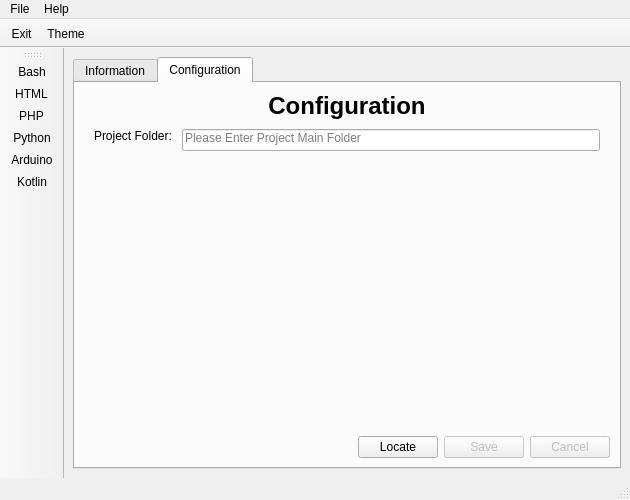
<?xml version="1.0" encoding="UTF-8"?>
<ui version="4.0">
 <class>MainWindow</class>
 <widget class="QMainWindow" name="MainWindow">
  <property name="geometry">
   <rect>
    <x>0</x>
    <y>0</y>
    <width>630</width>
    <height>500</height>
   </rect>
  </property>
  <property name="minimumSize">
   <size>
    <width>630</width>
    <height>500</height>
   </size>
  </property>
  <property name="maximumSize">
   <size>
    <width>16777215</width>
    <height>16777215</height>
   </size>
  </property>
  <property name="windowTitle">
   <string>Projectionist</string>
  </property>
  <property name="windowIcon">
   <iconset resource="splash.qrc">
    <normaloff>:/images/images/icon.png</normaloff>:/images/images/icon.png</iconset>
  </property>
  <property name="animated">
   <bool>false</bool>
  </property>
  <widget class="QWidget" name="centralwidget">
   <layout class="QVBoxLayout" name="verticalLayout_2">
    <item>
     <layout class="QVBoxLayout" name="verticalLayoutMain">
      <property name="leftMargin">
       <number>0</number>
      </property>
      <item>
       <widget class="QTabWidget" name="tabWidget">
        <property name="currentIndex">
         <number>1</number>
        </property>
        <widget class="QWidget" name="tabInfo">
         <attribute name="title">
          <string>Information</string>
         </attribute>
         <layout class="QVBoxLayout" name="verticalLayout">
          <item>
           <layout class="QGridLayout" name="gridLayoutInfoTab">
            <item row="0" column="0">
             <widget class="QLabel" name="labelInfoTitle">
              <property name="sizePolicy">
               <sizepolicy hsizetype="Preferred" vsizetype="Preferred">
                <horstretch>0</horstretch>
                <verstretch>1</verstretch>
               </sizepolicy>
              </property>
              <property name="text">
               <string>&lt;html&gt;&lt;head/&gt;&lt;body&gt;&lt;h1 style=&quot; margin-top:18px; margin-bottom:12px; margin-left:0px; margin-right:0px; -qt-block-indent:0; text-indent:0px;&quot;&gt;&lt;span style=&quot; font-size:xx-large; font-weight:700;&quot;&gt;Projectionist&lt;/span&gt;&lt;/h1&gt;&lt;/body&gt;&lt;/html&gt;</string>
              </property>
              <property name="alignment">
               <set>Qt::AlignCenter</set>
              </property>
             </widget>
            </item>
            <item row="1" column="0">
             <widget class="QLabel" name="labelInfoDetails">
              <property name="sizePolicy">
               <sizepolicy hsizetype="Preferred" vsizetype="Preferred">
                <horstretch>0</horstretch>
                <verstretch>99</verstretch>
               </sizepolicy>
              </property>
              <property name="text">
               <string>&lt;html&gt;&lt;head/&gt;&lt;body&gt;&lt;h3 style=&quot; margin-top:14px; margin-bottom:12px; margin-left:0px; margin-right:0px; -qt-block-indent:0; text-indent:0px;&quot;&gt;&lt;span style=&quot; font-size:large; font-weight:700;&quot;&gt;Welcome to Projectionist.&lt;/span&gt;&lt;/h3&gt;&lt;h4&gt;In order to make use of this excellent application it is first necessary to configure it.&lt;/h4&gt;&lt;h4&gt;It may also be necessary to add applications to the OS $PATH Variable to ensure that they can be found and utilised correctly. This should be fairly easy to do.&lt;/h4&gt;&lt;h4&gt;Once you are ready to commence the configuration, please click on the Configuration Tab and follow the instructions.&lt;/h4&gt;&lt;h4&gt;This application has been set to operate in a minimum size of 640 x 520, but can operate just as well or better in large sizes, imcluding full screen.&lt;/h4&gt;&lt;h5 align=&quot;center&quot;&gt;Copyright J2Casa 2023. All Rights Reserved&lt;/h5&gt;&lt;p&gt;&lt;br/&gt;&lt;/p&gt;&lt;/body&gt;&lt;/html&gt;</string>
              </property>
              <property name="alignment">
               <set>Qt::AlignLeading|Qt::AlignLeft|Qt::AlignTop</set>
              </property>
              <property name="wordWrap">
               <bool>true</bool>
              </property>
              <property name="margin">
               <number>5</number>
              </property>
              <property name="indent">
               <number>-4</number>
              </property>
             </widget>
            </item>
           </layout>
          </item>
         </layout>
        </widget>
        <widget class="QWidget" name="tabConfiguration">
         <attribute name="title">
          <string>Configuration</string>
         </attribute>
         <layout class="QGridLayout" name="gridLayout" rowstretch="0,1,0,0,98,1">
          <item row="4" column="0">
           <layout class="QVBoxLayout" name="verticalLayoutPFConfig">
            <item>
             <layout class="QHBoxLayout" name="horizontalLayoutPFConfig">
              <property name="spacing">
               <number>10</number>
              </property>
              <property name="leftMargin">
               <number>10</number>
              </property>
              <property name="rightMargin">
               <number>10</number>
              </property>
              <item>
               <widget class="QLabel" name="labelPFConfig">
                <property name="text">
                 <string>Project Folder:</string>
                </property>
                <property name="alignment">
                 <set>Qt::AlignLeading|Qt::AlignLeft|Qt::AlignTop</set>
                </property>
                <property name="buddy">
                 <cstring>lineEditPFConfig</cstring>
                </property>
               </widget>
              </item>
              <item alignment="Qt::AlignTop">
               <widget class="QLineEdit" name="lineEditPFConfig">
                <property name="text">
                 <string/>
                </property>
                <property name="alignment">
                 <set>Qt::AlignLeading|Qt::AlignLeft|Qt::AlignTop</set>
                </property>
                <property name="placeholderText">
                 <string>Please Enter Project Main Folder</string>
                </property>
               </widget>
              </item>
             </layout>
            </item>
           </layout>
          </item>
          <item row="5" column="0">
           <layout class="QVBoxLayout" name="vertitcalLayoutgridLayoutConfigTabButtonLocate">
            <item>
             <layout class="QHBoxLayout" name="horizontalLayoutConfigButtonLocate" stretch="97,1,1,1">
              <item>
               <spacer name="horizontalSpacerTabConfigLineEditPFLeft">
                <property name="orientation">
                 <enum>Qt::Horizontal</enum>
                </property>
                <property name="sizeHint" stdset="0">
                 <size>
                  <width>40</width>
                  <height>20</height>
                 </size>
                </property>
               </spacer>
              </item>
              <item>
               <widget class="QPushButton" name="pushButtonPFLocate">
                <property name="statusTip">
                 <string>Locate Project Folder</string>
                </property>
                <property name="text">
                 <string>Locate</string>
                </property>
                <property name="icon">
                 <iconset resource="buttons.qrc">
                  <normaloff>:/glass/buttons/glassButtonFind.png</normaloff>:/glass/buttons/glassButtonFind.png</iconset>
                </property>
               </widget>
              </item>
              <item>
               <widget class="QPushButton" name="pushButtonPFSave">
                <property name="enabled">
                 <bool>false</bool>
                </property>
                <property name="statusTip">
                 <string>Save Location of Project Folder</string>
                </property>
                <property name="text">
                 <string>Save</string>
                </property>
                <property name="icon">
                 <iconset resource="buttons.qrc">
                  <normaloff>:/glass/buttons/glassButtonSave.png</normaloff>:/glass/buttons/glassButtonSave.png</iconset>
                </property>
               </widget>
              </item>
              <item>
               <widget class="QPushButton" name="pushButtonPFCancel">
                <property name="enabled">
                 <bool>false</bool>
                </property>
                <property name="statusTip">
                 <string>Discard Changes</string>
                </property>
                <property name="text">
                 <string>Cancel</string>
                </property>
                <property name="icon">
                 <iconset resource="buttons.qrc">
                  <normaloff>:/glass/buttons/glassButtonCancel.png</normaloff>:/glass/buttons/glassButtonCancel.png</iconset>
                </property>
               </widget>
              </item>
             </layout>
            </item>
           </layout>
          </item>
          <item row="0" column="0">
           <layout class="QGridLayout" name="gridLayoutConfigTab">
            <item row="0" column="0">
             <widget class="QLabel" name="labelConfigTitle">
              <property name="text">
               <string>&lt;html&gt;&lt;head/&gt;&lt;body&gt;&lt;h1 style=&quot; margin-top:18px; margin-bottom:12px; margin-left:0px; margin-right:0px; -qt-block-indent:0; text-indent:0px;&quot;&gt;&lt;span style=&quot; font-size:xx-large; font-weight:700;&quot;&gt;Configuration&lt;/span&gt;&lt;/h1&gt;&lt;/body&gt;&lt;/html&gt;</string>
              </property>
              <property name="alignment">
               <set>Qt::AlignCenter</set>
              </property>
             </widget>
            </item>
           </layout>
          </item>
         </layout>
        </widget>
       </widget>
      </item>
     </layout>
    </item>
   </layout>
  </widget>
  <widget class="QMenuBar" name="menubar">
   <property name="geometry">
    <rect>
     <x>0</x>
     <y>0</y>
     <width>630</width>
     <height>22</height>
    </rect>
   </property>
   <widget class="QMenu" name="menuFile">
    <property name="title">
     <string>File</string>
    </property>
    <widget class="QMenu" name="menuTheme">
     <property name="title">
      <string>Theme</string>
     </property>
     <addaction name="actionLight"/>
     <addaction name="actionDark"/>
     <addaction name="actionAuto"/>
    </widget>
    <addaction name="menuTheme"/>
    <addaction name="separator"/>
    <addaction name="actionExit"/>
   </widget>
   <widget class="QMenu" name="menuHelp">
    <property name="title">
     <string>Help</string>
    </property>
    <addaction name="actionAbout"/>
    <addaction name="actionAboutQt"/>
   </widget>
   <addaction name="menuFile"/>
   <addaction name="menuHelp"/>
  </widget>
  <widget class="QStatusBar" name="statusbar"/>
  <widget class="QToolBar" name="toolBar">
   <property name="minimumSize">
    <size>
     <width>0</width>
     <height>0</height>
    </size>
   </property>
   <property name="baseSize">
    <size>
     <width>0</width>
     <height>48</height>
    </size>
   </property>
   <property name="windowTitle">
    <string>toolBar</string>
   </property>
   <property name="movable">
    <bool>false</bool>
   </property>
   <property name="allowedAreas">
    <set>Qt::BottomToolBarArea|Qt::TopToolBarArea</set>
   </property>
   <property name="iconSize">
    <size>
     <width>48</width>
     <height>48</height>
    </size>
   </property>
   <property name="floatable">
    <bool>false</bool>
   </property>
   <attribute name="toolBarArea">
    <enum>TopToolBarArea</enum>
   </attribute>
   <attribute name="toolBarBreak">
    <bool>false</bool>
   </attribute>
   <addaction name="actionExit"/>
   <addaction name="actionTheme"/>
  </widget>
  <widget class="QToolBar" name="toolBarApps">
   <property name="enabled">
    <bool>true</bool>
   </property>
   <property name="baseSize">
    <size>
     <width>96</width>
     <height>0</height>
    </size>
   </property>
   <property name="windowTitle">
    <string>toolBarApps</string>
   </property>
   <property name="movable">
    <bool>true</bool>
   </property>
   <property name="allowedAreas">
    <set>Qt::LeftToolBarArea|Qt::RightToolBarArea</set>
   </property>
   <property name="iconSize">
    <size>
     <width>96</width>
     <height>96</height>
    </size>
   </property>
   <property name="floatable">
    <bool>false</bool>
   </property>
   <attribute name="toolBarArea">
    <enum>LeftToolBarArea</enum>
   </attribute>
   <attribute name="toolBarBreak">
    <bool>false</bool>
   </attribute>
   <addaction name="actionBash"/>
   <addaction name="actionHTML"/>
   <addaction name="actionPHP"/>
   <addaction name="actionPython"/>
   <addaction name="actionArduino"/>
   <addaction name="actionKotlin"/>
  </widget>
  <action name="actionExit">
   <property name="icon">
    <iconset resource="buttons.qrc">
     <normaloff>:/glass/buttons/glassButtonExit.png</normaloff>:/glass/buttons/glassButtonExit.png</iconset>
   </property>
   <property name="text">
    <string>E&amp;xit</string>
   </property>
   <property name="toolTip">
    <string>Exit Projectionist</string>
   </property>
   <property name="statusTip">
    <string>Exit Projectionist</string>
   </property>
  </action>
  <action name="actionLight">
   <property name="checkable">
    <bool>true</bool>
   </property>
   <property name="text">
    <string>Light</string>
   </property>
  </action>
  <action name="actionDark">
   <property name="checkable">
    <bool>true</bool>
   </property>
   <property name="text">
    <string>Dark</string>
   </property>
  </action>
  <action name="actionAuto">
   <property name="checkable">
    <bool>true</bool>
   </property>
   <property name="text">
    <string>Auto</string>
   </property>
  </action>
  <action name="actionTheme">
   <property name="icon">
    <iconset resource="buttons.qrc">
     <normaloff>:/glass/buttons/glassButtonTheme.png</normaloff>:/glass/buttons/glassButtonTheme.png</iconset>
   </property>
   <property name="text">
    <string>&amp;Theme</string>
   </property>
   <property name="toolTip">
    <string>Change Theme</string>
   </property>
   <property name="statusTip">
    <string>Change Application Theme</string>
   </property>
  </action>
  <action name="actionAbout">
   <property name="icon">
    <iconset resource="buttons.qrc">
     <normaloff>:/glass/buttons/glassButtonAbout.png</normaloff>:/glass/buttons/glassButtonAbout.png</iconset>
   </property>
   <property name="text">
    <string>About</string>
   </property>
  </action>
  <action name="actionAboutQt">
   <property name="icon">
    <iconset resource="buttons.qrc">
     <normaloff>:/glass/buttons/glassButtonQt.png</normaloff>:/glass/buttons/glassButtonQt.png</iconset>
   </property>
   <property name="text">
    <string>About Qt</string>
   </property>
  </action>
  <action name="actionHTML">
   <property name="icon">
    <iconset resource="buttons.qrc">
     <normaloff>:/glass/buttons/glassButtonHtml.png</normaloff>:/glass/buttons/glassButtonHtml.png</iconset>
   </property>
   <property name="text">
    <string>HTML</string>
   </property>
   <property name="toolTip">
    <string>HTML Project</string>
   </property>
  </action>
  <action name="actionPHP">
   <property name="icon">
    <iconset resource="buttons.qrc">
     <normaloff>:/glass/buttons/glassButtonPhp.png</normaloff>:/glass/buttons/glassButtonPhp.png</iconset>
   </property>
   <property name="text">
    <string>PHP</string>
   </property>
   <property name="toolTip">
    <string>PHP Project</string>
   </property>
  </action>
  <action name="actionPython">
   <property name="icon">
    <iconset resource="buttons.qrc">
     <normaloff>:/glass/buttons/glassButtonPython.png</normaloff>:/glass/buttons/glassButtonPython.png</iconset>
   </property>
   <property name="text">
    <string>Python</string>
   </property>
   <property name="toolTip">
    <string>Pyhton Project</string>
   </property>
  </action>
  <action name="actionArduino">
   <property name="icon">
    <iconset resource="buttons.qrc">
     <normaloff>:/glass/buttons/glassButtonArduino.png</normaloff>:/glass/buttons/glassButtonArduino.png</iconset>
   </property>
   <property name="text">
    <string>Arduino</string>
   </property>
   <property name="toolTip">
    <string>Arduino Project</string>
   </property>
  </action>
  <action name="actionBash">
   <property name="icon">
    <iconset resource="buttons.qrc">
     <normaloff>:/glass/buttons/glassButtonBash.png</normaloff>:/glass/buttons/glassButtonBash.png</iconset>
   </property>
   <property name="text">
    <string>Bash</string>
   </property>
   <property name="toolTip">
    <string>Bash Project</string>
   </property>
  </action>
  <action name="actionKotlin">
   <property name="icon">
    <iconset resource="buttons.qrc">
     <normaloff>:/glass/buttons/glassButtonKotlin.png</normaloff>:/glass/buttons/glassButtonKotlin.png</iconset>
   </property>
   <property name="text">
    <string>Kotlin</string>
   </property>
   <property name="toolTip">
    <string>Kotlin Project</string>
   </property>
  </action>
 </widget>
 <resources>
  <include location="splash.qrc"/>
  <include location="buttons.qrc"/>
 </resources>
 <connections/>
</ui>
